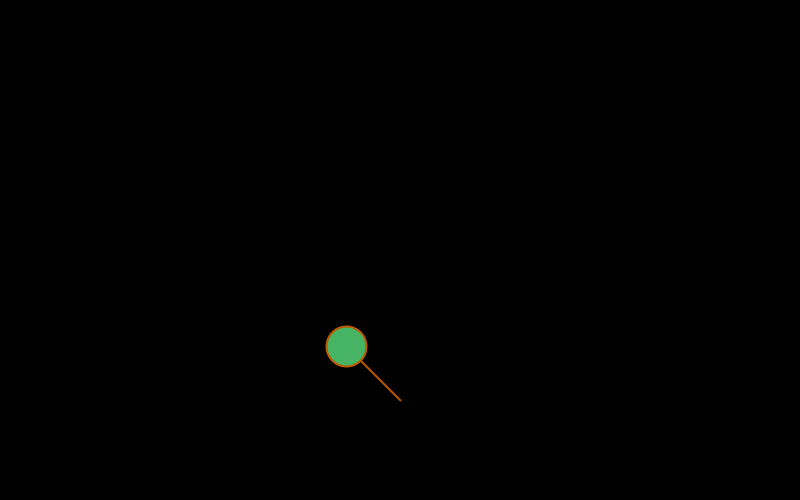
Frame 1 (no input)
Frame 60 (the mouse pressed at the canvas centre just before this capture): identical to frame 1, image omitted
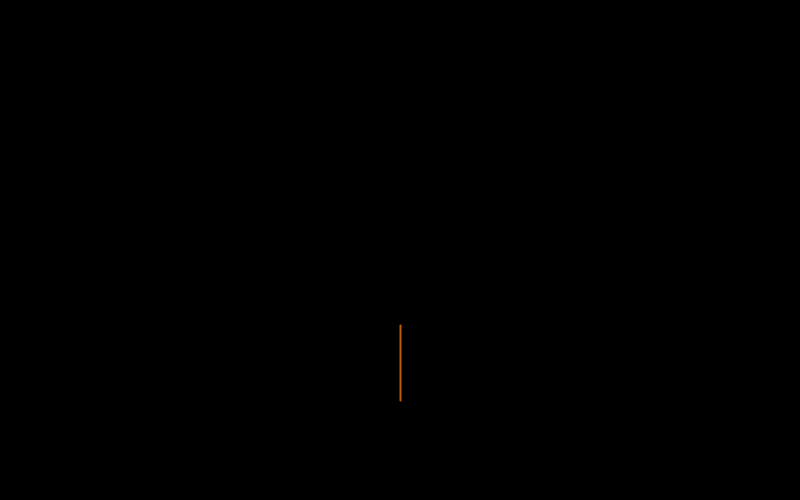
Frame 120 (the mouse held since frame 60 and released just before this capture)

The Processing sketch that drew these frames (run headless with seeded random() and noise(); from frame 60 on, the mouse is pressed at the canvas centre):

// Processing sketch: processing_150674
// ── processing_150674.pde

PVector mouse,centro,bala,aux;
boolean disparo;
float v;
void setup(){
  size(800,500);
  mouse= new PVector(mouseX,mouseY);
  centro = new PVector(width*0.5,height-100);
  bala = new PVector(0,0); 
  aux = new PVector(0,0); 
  disparo = false;
  v=0.1;
  stroke(190,90,0);
  strokeWeight(2);
  fill(70,180,100);
  smooth();
  
}
void draw(){
  background(0);
  mouse.x=mouseX;
  mouse.y=mouseY;
  
  mouse.sub(centro);
  mouse.normalize();
  mouse.mult(75);

  translate(centro.x, centro.y);
  line(0, 0, mouse.x, mouse.y);
   if (disparo){
     bala.x+= v*aux.x;
     bala.y+= v*aux.y;
   if ( (bala.x > centro.x || bala.x < -centro.x) || -bala.y>centro.y) {
      disparo = false;
    }
   }
   else{
     bala.x = mouse.x;
     bala.y = mouse.y;      
   }
    ellipse(bala.x, bala.y, 40, 40);
    if (mousePressed) {
      if(!disparo)
      {
      disparo=true;
      aux.set(mouse);
      }
      
    }
}
